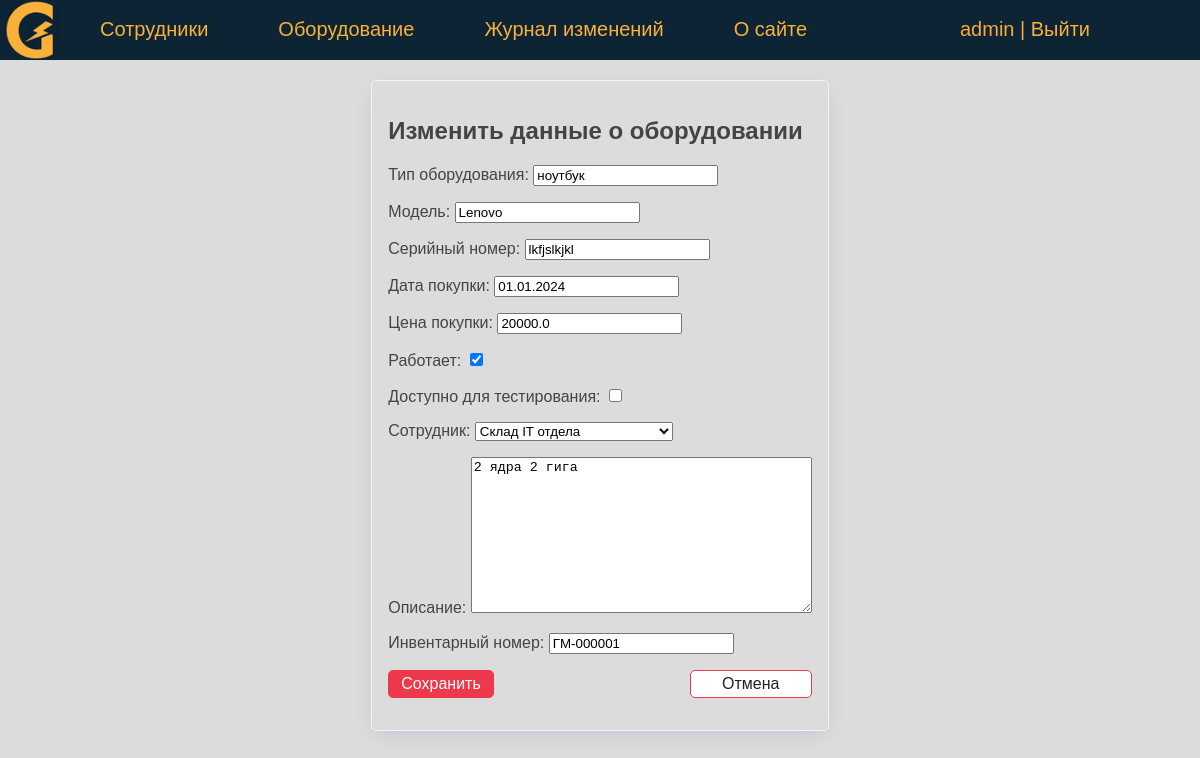
/equipment/16/update/ (signed in), run on an earlier commit of the app's database.
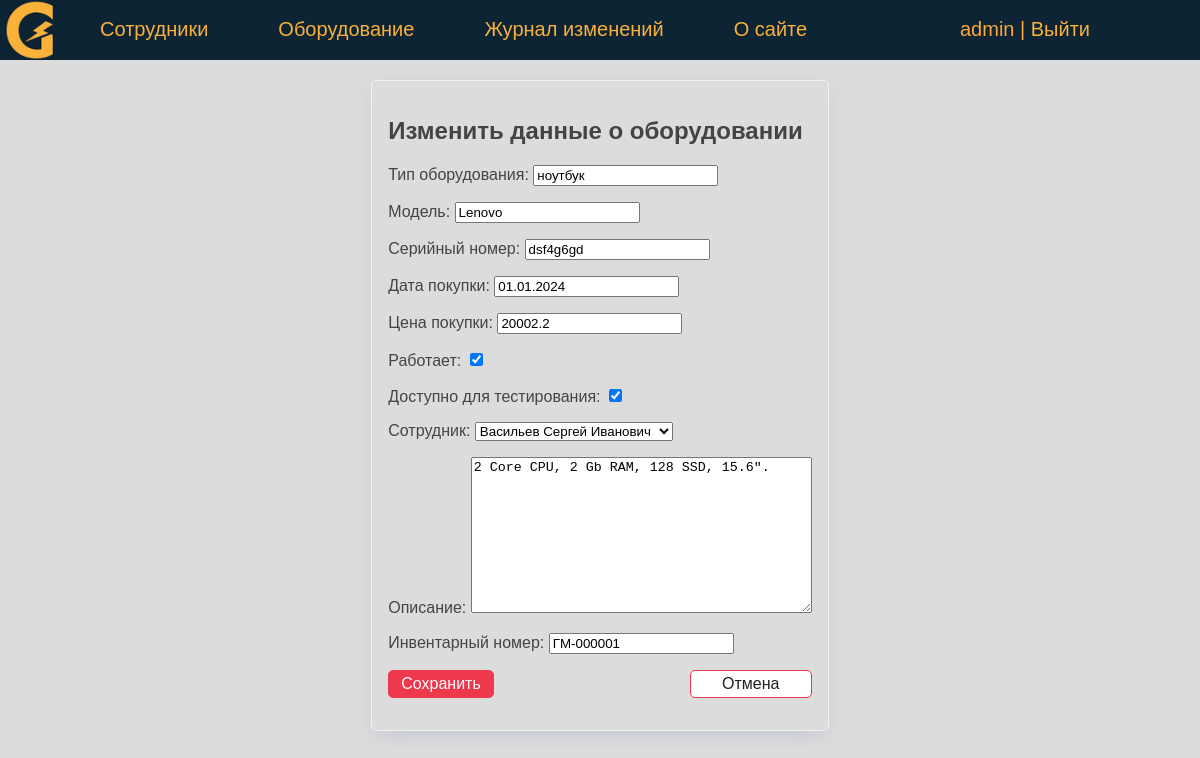
And on a later commit of the database.
### eqlog/models.py (models this page shows, shortened)
class Equipment(models.Model):
    type = models.CharField(verbose_name='Тип оборудования', max_length=50)
    model = models.CharField(verbose_name='Модель', max_length=50)
    serial_number = models.CharField(verbose_name='Серийный номер', max_length=50)
    id_number = models.CharField(verbose_name='Инвентарный номер', max_length=10, unique=True)
    sale_date = models.DateField(verbose_name='Дата покупки', default=date(2024, 1, 1))
    price = models.FloatField(verbose_name='Цена покупки', max_length=10)
    is_working = models.BooleanField(verbose_name='Работает', default=True)
    testing = models.BooleanField(verbose_name='Доступно для тестирования', default=False)
    description = models.TextField(verbose_name='Описание')
    created_at = models.DateTimeField(verbose_name='Дата создания', auto_now_add=True)
    updated_at = models.DateTimeField(verbose_name='Дата изменения', auto_now=True)
    person = models.ForeignKey('Person', on_delete=models.PROTECT, verbose_name='Сотрудник', related_name='get_equipments')
    slug = AutoSlugField(populate_from='id_number', max_length=255, unique=True, db_index=True)
    user = models.ForeignKey(User, verbose_name='Пользователь', on_delete=models.DO_NOTHING, null=True)
    objects = models.Manager()
    def get_absolute_url(self):
        return reverse('equipment', kwargs={'equip_slug': self.slug})
    class Meta:
        verbose_name = 'Оборудование'
        verbose_name_plural = 'Оборудование'
        ordering = ['type', 'model']

### eqlog/views.py (the view, shortened to what this page needs)
# urls.py: path('equipment/<int:pk>/update/', UpdateEquipment.as_view(), name='update_equipment'),
class UpdateEquipment(LoginRequiredMixin, DataMixin, UpdateView):
    model = Equipment
    form_class = AddEquipmentForm
    template_name = 'eqlog/update_equipment.html'
    context_object_name = 'eq'
    def get_context_data(self, **kwargs):
        context = super().get_context_data(**kwargs)
        c_def = self.get_user_context(title='Изменить данные о оборудовании')
        return {**context, **c_def}

### eqlog/forms.py
class AddEquipmentForm(forms.ModelForm):
    class Meta:
        model = Equipment
        fields = ['type', 'model', 'serial_number', 'sale_date', 'price', 'is_working', 'testing',
                  'person', 'description', 'id_number']
        widgets = {
                    "id_number": TextInput(attrs={"id": "in_number"}),
                }

### eqlog/models.py (called while the page is built)
    @property
    def fio(self):
        return f'{self.last_name} {self.first_name} {self.middle_name}'

    def __str__(self):
        return self.fio

### eqlog/utils.py (called while the page is built)
    def get_user_context(self, **kwargs):
        context = kwargs
        context['menu'] = menu
        return context

### eqlog/templates/eqlog/update_equipment.html (shortened to what this page needs)
{% extends 'eqlog/base.html' %}
{% block content %}
<div class="center">
    <form action="{% url 'update_equipment' eq.id %}" class="card" method="post" enctype="multipart/form-data">
        <h2> {{ title }} </h2>
        {{ form.as_p }}
        <p class="form-buttons">
            <input type="submit" class="btn btn-primary" value="Сохранить">
            <a href="{{ eq.get_absolute_url }}" class="btn btn-outline">Отмена</a>
        </p>
    </form>
</div>
{% endblock %}

What changed in the data, as far as the page shows it:
changed Equipment "ноутбук": serial_number "lkfjslkjkl" → "dsf4g6gd"; price "20000.0" → "20002.2"; testing "☐" → "☑"; person "Склад IT отдела" → "Васильев Сергей Иванович"; description "2 ядра 2 гига" → "2 Core CPU, 2 Gb RAM, 128 SSD, 15.6\"."
